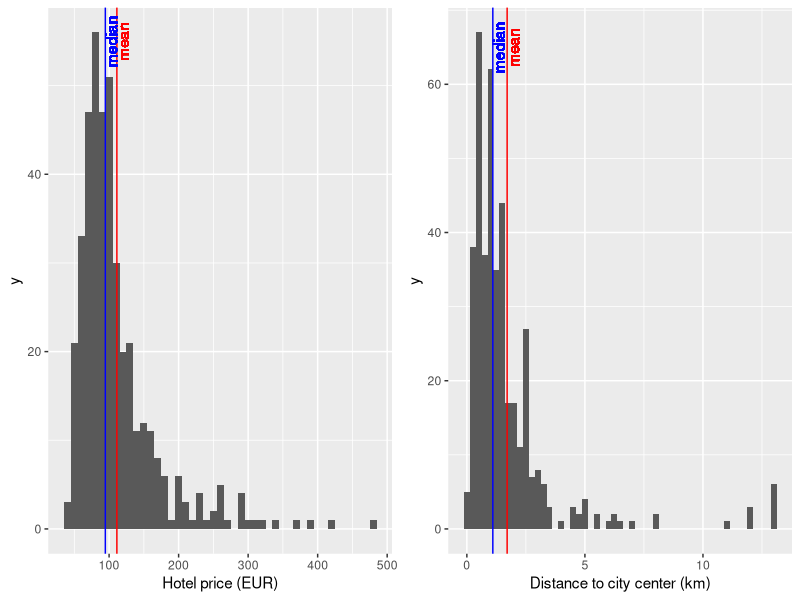
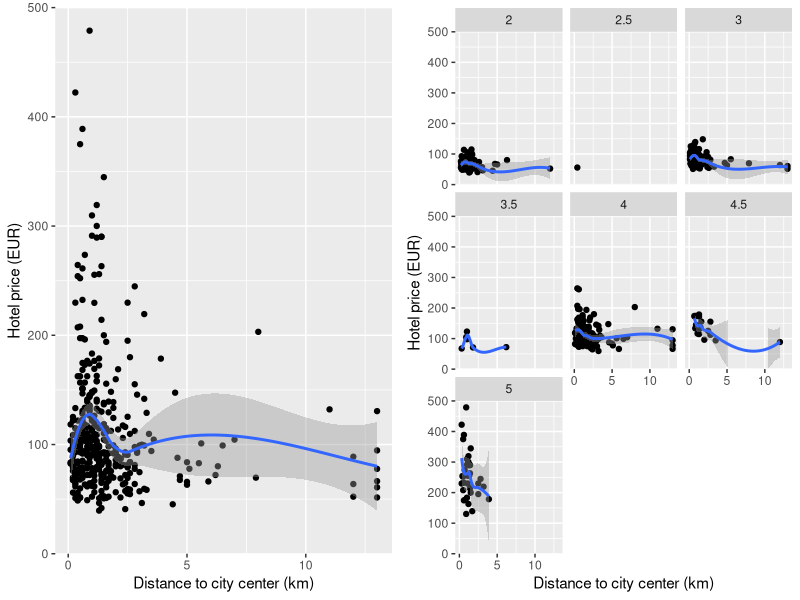
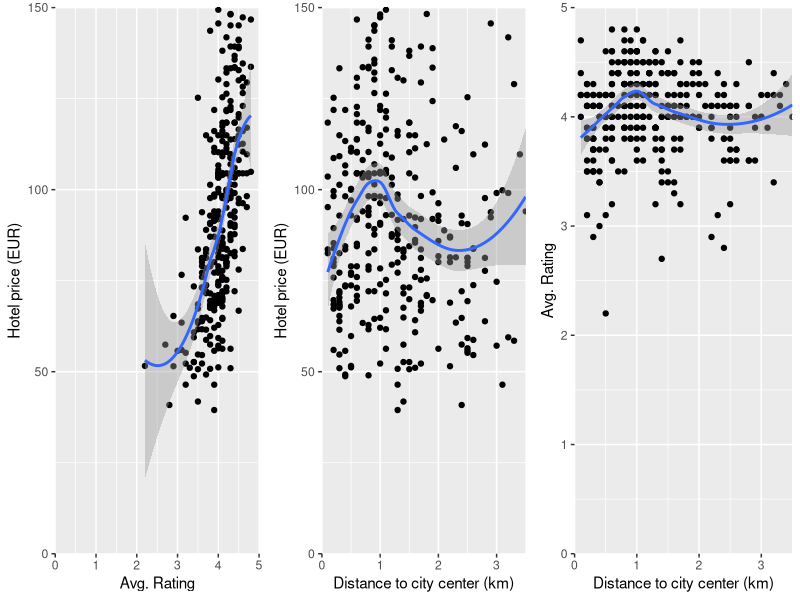
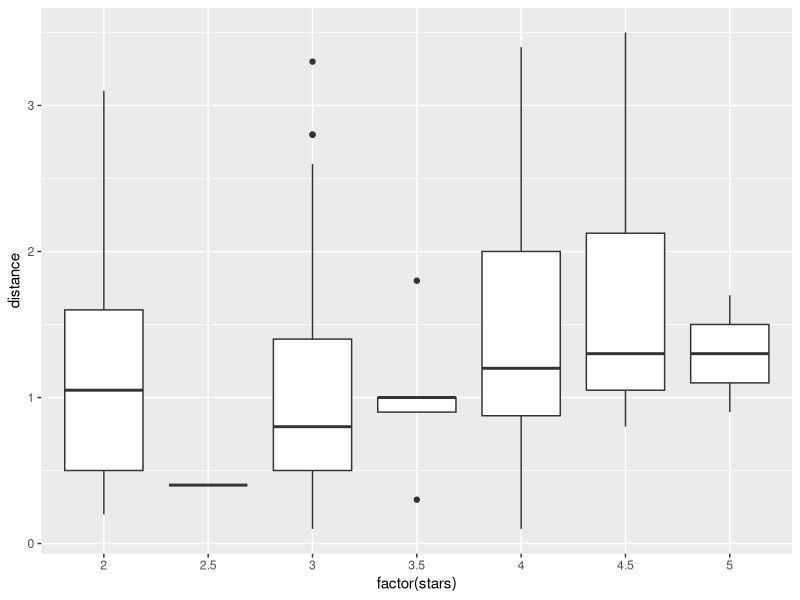

Generate these figures, in order, with R:
## ---- chunk 1
knitr::opts_chunk$set(echo = TRUE)

library(data.table)
library(ggplot2)

# Multiple plot function
#
# ggplot objects can be passed in ..., or to plotlist (as a list of ggplot objects)
# - cols:   Number of columns in layout
# - layout: A matrix specifying the layout. If present, 'cols' is ignored.
#
# If the layout is something like matrix(c(1,2,3,3), nrow=2, byrow=TRUE),
# then plot 1 will go in the upper left, 2 will go in the upper right, and
# 3 will go all the way across the bottom.
#
multiplot <- function(..., plotlist=NULL, file, cols=1, layout=NULL) {
  require(grid)

  # Make a list from the ... arguments and plotlist
  plots <- c(list(...), plotlist)

  numPlots = length(plots)

  # If layout is NULL, then use 'cols' to determine layout
  if (is.null(layout)) {
    # Make the panel
    # ncol: Number of columns of plots
    # nrow: Number of rows needed, calculated from # of cols
    layout <- matrix(seq(1, cols * ceiling(numPlots/cols)),
                    ncol = cols, nrow = ceiling(numPlots/cols))
  }

 if (numPlots==1) {
    print(plots[[1]])

  } else {
    # Set up the page
    grid.newpage()
    pushViewport(viewport(layout = grid.layout(nrow(layout), ncol(layout))))

    # Make each plot, in the correct location
    for (i in 1:numPlots) {
      # Get the i,j matrix positions of the regions that contain this subplot
      matchidx <- as.data.frame(which(layout == i, arr.ind = TRUE))

      print(plots[[i]], vp = viewport(layout.pos.row = matchidx$row,
                                      layout.pos.col = matchidx$col))
    }
  }
}

## ---- chunk 2
hotels <- fread('hotels_all_nov21.csv')

dt <- hotels[accommodation_type %in% c('Hotel', 'Hostel'), ]
dt <- dt[stars >= 2, ]
dt <- dt[city == 'Barcelona', ]
## ---- chunk 3

hist_price <- ggplot(dt, aes(price)) + geom_histogram(binwidth = 10) +
  labs(x = "Hotel price (EUR)") +
  geom_vline(xintercept = mean(dt$price), color = 'red') +
  geom_text(aes(x = mean(dt$price), y = 55), label ='mean', color = 'red', angle = 90, vjust = 1.0) +
  geom_vline(xintercept = median(dt$price), color = 'blue') +
  geom_text(aes(x = median(dt$price), y = 55), label ='median', color = 'blue', angle = 90, vjust = 1.0) 
  

hist_distance <- ggplot(dt, aes(distance)) + geom_histogram(binwidth = .25) +
  labs(x = "Distance to city center (km)") +
  geom_vline(xintercept = mean(dt$distance), color = 'red') +
  geom_text(aes(x = mean(dt$distance), y = 65), label ='mean', color = 'red', angle = 90, vjust = 1.0) +
  geom_vline(xintercept = median(dt$distance), color = 'blue') +
  geom_text(aes(x = median(dt$distance), y = 65), label ='median', color = 'blue', angle = 90, vjust = 1.0)


multiplot(hist_price, hist_distance, cols = 2)
## ---- chunk 4
p <- ggplot(dt, aes(distance, price)) + geom_point() + 
  geom_smooth() + 
  scale_y_continuous(expand = c(0, 0), limits = c(0,500)) +
  labs(x = "Distance to city center (km)", y = "Hotel price (EUR)")

multiplot(p, p + facet_wrap(~stars), cols = 2)
## ---- chunk 5
dt <- dt[price <= 150, ]
dt <- dt[distance <= 3.5, ]
dt <- dt[order(-price), c('name', 'stars', 'rating', 'distance', 'price')]
## ---- chunk 6
scatter1 <- ggplot(dt, aes(rating, price)) + geom_point() + geom_smooth() + 
              scale_y_continuous(expand = c(0, 0), limits = c(0, 150)) +
              scale_x_continuous(expand = c(0, 0), limits = c(0, 5.0)) +
              labs(x = "Avg. Rating", y = "Hotel price (EUR)")
scatter2 <- ggplot(dt, aes(distance, price)) + geom_point() + geom_smooth()+ 
              scale_y_continuous(expand = c(0, 0), limits = c(0, 150)) +
              scale_x_continuous(expand = c(0, 0), limits = c(0, 3.5)) +
              labs(x = "Distance to city center (km)", y = "Hotel price (EUR)")
scatter3 <- ggplot(dt, aes(distance, rating)) + geom_point() + geom_smooth()+ 
              scale_y_continuous(expand = c(0, 0), limits = c(0, 5.0)) +
              scale_x_continuous(expand = c(0, 0), limits = c(0, 3.5)) +
              labs(x = "Distance to city center (km)", y = "Avg. Rating")

multiplot(scatter1, scatter2, scatter3, cols = 3)

ggplot(dt, aes(factor(stars), distance)) + geom_boxplot()
